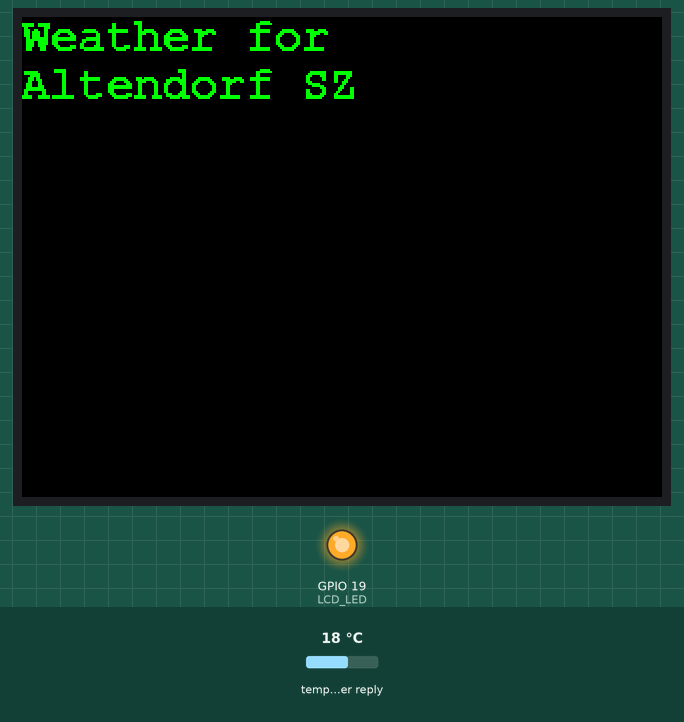
A sketch run on a simulated ESP32. On the bench: 320×240 colour display, output pins drawn as LEDs (lit = HIGH). The inputs (shaded band) are chosen by the test bench; at power-on: temperature in the weather reply 18 °C. WiFi joins after 1.5 s; servers stay silent unless stated; web services answer with replies made up by the test bench; what the sketch prints to the serial monitor is not drawn.

Above: at 3.88 s.

The sketch:

Oxocard_Openweather.ino
```cpp
// Oxocard Connect OpenWeather Station

#include <SPI.h>
#include "TFT_eSPI.h" // v2.5.43 Adaption to Oxocard Connect V2 required
#include <WiFi.h>
#include <HTTPClient.h>
#include <ArduinoJson.h> // v7.4.2
#include "arduino_secrets.h"
#include "pins.h"

char* ssid     = SECRET_SSID;
char* password = SECRET_PASS;
char* appid    = SECRET_APPID;

#define DEBUG 1  // Select debug mode by 1

// Use hardware SPI
TFT_eSPI tft = TFT_eSPI();

// THE DEFAULT TIMER IS SET TO 10 SECONDS FOR TESTING PURPOSES
// For a final application, check the API call limits per hour/minute to avoid getting blocked/banned
unsigned long lastTime = 0;
// Timer set to 2 minutes (120000)
unsigned long timerDelay = 120000;  // 1000 calls/day free
// Set timer to 10 seconds (10000)
// unsigned long timerDelay = 10000;

StaticJsonDocument<1024> doc;
String jsonBuffer;

bool firstTime = true;

void setup()
{
  Serial.begin(115200);
  delay(2000);

  pinMode(LCD_LED, OUTPUT); digitalWrite(LCD_LED, HIGH); // LCD background light on

  tft.init();
  tft.setRotation(1);
  tft.fillScreen(TFT_BLACK);

  Serial.println(F("Oxocard Connect Weather Station"));

  Serial.println(F("Initialized"));

  WiFi.begin(ssid, password);
  Serial.println("Connecting");
  while(WiFi.status() != WL_CONNECTED)
  {
    delay(500);
    Serial.print(".");
  }
  Serial.println("");
  Serial.print("Connected to WiFi network with IP Address: ");
  Serial.println(WiFi.localIP());

  tft.setFreeFont(&FreeMonoBold12pt7b);
  tft.setTextColor(TFT_GREEN);
  tft.setCursor(0,16);
  tft.println("Weather for");
  String city_ = city; city_.replace("%20", " ");
  tft.print(city_);
  tft.setTextColor(TFT_WHITE);
  tft.setTextDatum(TR_DATUM);     // Top right x,y position
  tft.setFreeFont(&FreeMonoBold18pt7b);

}

void loop()
{
	// Send an HTTP GET request
  if (((millis() - lastTime) > timerDelay) || firstTime)
  {
    firstTime = false;

    // Check WiFi connection status
    if(WiFi.status()== WL_CONNECTED){
      String serverPath = "http://api.openweathermap.org/data/2.5/weather?q=" + city + "," + countryCode + "&units=metric" + "&APPID=" + openWeatherMapApiKey;

      jsonBuffer = httpGETRequest(serverPath.c_str());
      Serial.println(jsonBuffer);

      DeserializationError error = deserializeJson(doc, jsonBuffer);

      if (error)
      {
        Serial.print("deserializeJson() failed: ");
        Serial.println(error.c_str());
        return;
      }

      JsonObject main = doc["main"];
      float temp = main["temp"]; // 14.72
      int press = main["pressure"]; // 1012
      int humi = main["humidity"]; // 66

      JsonObject wind = doc["wind"];
      float windspeed = wind["speed"]; // 2.71

      Serial.printf("Temperature: %.1f °C\n", temp);
      Serial.printf("Pressure:  %d hPa\n", press);
      Serial.printf("Humidity: %d %%rH\n", humi);
      Serial.printf("Wind Speed: %.1f m/s", windspeed);

      tft.fillRect(0,90,240,120, TFT_BLACK);
      tft.drawString(String(temp,1) + " *C", 216, 90);
      tft.drawString(String(humi) + " %rH", 238, 120);
      tft.drawString(String(press) + " hPa", 238, 150);
      tft.drawString(String(windspeed,1) + " m/s", 238, 180);
    }
    else Serial.println("WiFi Disconnected");
    lastTime = millis();
  }
}

String httpGETRequest(const char* serverName)
{
  WiFiClient client;
  HTTPClient http;

  // Your Domain name with URL path or IP address with path
  http.begin(client, serverName);

  // Send HTTP POST request
  int httpResponseCode = http.GET();

  String payload = "{}";

  if (httpResponseCode>0)
  {
    Serial.print("\nHTTP Response code: ");
    Serial.println(httpResponseCode);
    payload = http.getString();
  }
  else
  {
    Serial.print("Error code: ");
    Serial.println(httpResponseCode);
  }
  // Free resources
  http.end();

  return payload;
}
```

arduino_secrets.h
```cpp
#define SECRET_SSID   "Sunrise_2.4GHz_19B4C2"
#define SECRET_PASS   "u2u7xxxxx1Ds"
#define SECRET_APPID  "68f41be621dc61000324339afa4873d1"

// Replace with your openWeatherMapApiKey
String openWeatherMapApiKey = "68f41be621dc61xxxxxxx39afa4873d1";
// Example:
//String openWeatherMapApiKey = "bd939aa3d23ff33d3c8f5dd1dd435";

// Replace with your country code and city
String city = "Altendorf%20SZ";
String countryCode = "CH";
```

pins.h
```cpp
// Oxocard Connect pin definition

/* Buttons */
constexpr uint8_t USR_BTN1		= 36;
constexpr uint8_t USR_BTN2		= 37;
constexpr uint8_t USR_BTN3		= 38;
constexpr uint8_t USR_BTN4		= 39;
constexpr uint8_t USR_BTN5		= 2;

/* LEDs */
constexpr uint8_t LCD_LED		= 19;

/* GPIOs */
const uint8_t IO2				  = 2;
const uint8_t IO19				= 19;
const uint8_t IO20				= 20;
const uint8_t IO25				= 25;
const uint8_t IO26				= 26;
const uint8_t IO32				= 32;
const uint8_t IO33				= 33;
const uint8_t I34				  = 34;
const uint8_t I35				  = 35;
const uint8_t I36				  = 36;
const uint8_t I37				  = 37;
const uint8_t I38				  = 38;
const uint8_t I39				  = 39;

/* UART */
constexpr uint8_t TXD_PIN			= TX;
constexpr uint8_t RXD_PIN			= RX;

/* I2C */
constexpr uint8_t I2C_SDA			= 21;
constexpr uint8_t I2C_SCL			= 22;
```
